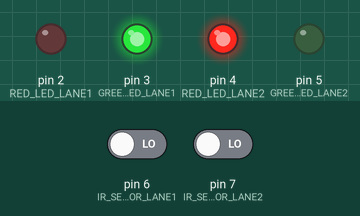
Recording of a sketch running on a simulated Arduino Uno, built with avr-gcc and run on an emulated ATmega328P. On the bench: output pins drawn as LEDs (lit = HIGH). Inputs (shaded band) come from the test bench; at power-on: pin 6 (IR_SENSOR_LANE1) LOW, pin 7 (IR_SENSOR_LANE2) LOW.

Above: at 30.1 s.
40.1 s: pin 6 (IR_SENSOR_LANE1) driven HIGH
50.1 s: pin 7 (IR_SENSOR_LANE2) driven HIGH
At 55.4 s:
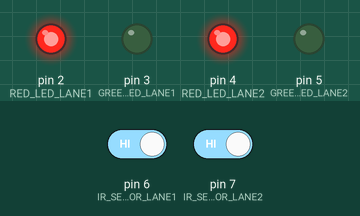
60.1 s: pin 7 (IR_SENSOR_LANE2) driven LOW
At 60.4 s:
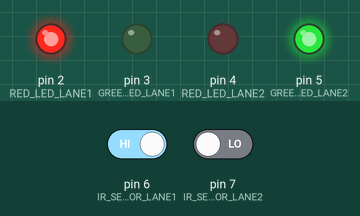
Timing chart, 0 to 63.1 s (numbered marks = the images above; inputs shaded):
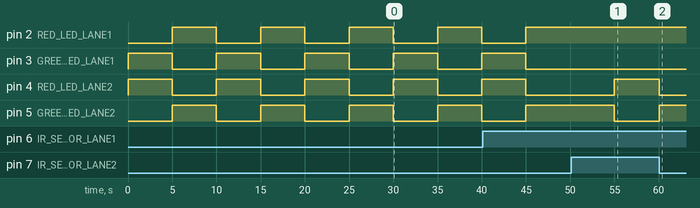

The sketch:

traffic_light.ino
```cpp
#define RED_LED_LANE1 2       // Red LED for Lane 1
#define GREEN_LED_LANE1 3     // Green LED for Lane 1
#define RED_LED_LANE2 4       // Red LED for Lane 2
#define GREEN_LED_LANE2 5     // Green LED for Lane 2

#define IR_SENSOR_LANE1 6     // IR Sensor for Lane 1
#define IR_SENSOR_LANE2 7     // IR Sensor for Lane 2

#define GREEN_TIME 5000       // Green light duration in ms (5 seconds)

void setup() {
  pinMode(RED_LED_LANE1, OUTPUT);
  pinMode(GREEN_LED_LANE1, OUTPUT);
  pinMode(RED_LED_LANE2, OUTPUT);
  pinMode(GREEN_LED_LANE2, OUTPUT);

  pinMode(IR_SENSOR_LANE1, INPUT);
  pinMode(IR_SENSOR_LANE2, INPUT);

  // Initially, all signals are red
  digitalWrite(RED_LED_LANE1, HIGH);
  digitalWrite(GREEN_LED_LANE1, LOW);
  digitalWrite(RED_LED_LANE2, HIGH);
  digitalWrite(GREEN_LED_LANE2, LOW);
}

void loop() {
  static bool lane1CycleActive = false;
  static bool lane2CycleActive = false;

  bool vehicleInLane1 = digitalRead(IR_SENSOR_LANE1) == LOW;  // Vehicle detected in Lane 1 if IR sensor reads LOW
  bool vehicleInLane2 = digitalRead(IR_SENSOR_LANE2) == LOW;  // Vehicle detected in Lane 2 if IR sensor reads LOW

  // Trigger traffic light cycle for Lane 1 if a vehicle is detected and no cycle is active
  if (vehicleInLane1 && !lane1CycleActive) {
    lane1CycleActive = true;
    setTrafficLightLane1();
    lane1CycleActive = false; // Reset cycle status after completion
  }

  // Trigger traffic light cycle for Lane 2 if a vehicle is detected and no cycle is active
  if (vehicleInLane2 && !lane2CycleActive) {
    lane2CycleActive = true;
    setTrafficLightLane2();
    lane2CycleActive = false; // Reset cycle status after completion
  }
}

void setTrafficLightLane1() {
  // Set Lane 1 to Green
  digitalWrite(RED_LED_LANE1, LOW);
  digitalWrite(GREEN_LED_LANE1, HIGH);
  delay(GREEN_TIME);          // Keep Lane 1 Green for specified time

  // Switch Lane 1 to Red
  digitalWrite(GREEN_LED_LANE1, LOW);
  digitalWrite(RED_LED_LANE1, HIGH);
}

void setTrafficLightLane2() {
  // Set Lane 2 to Green
  digitalWrite(RED_LED_LANE2, LOW);
  digitalWrite(GREEN_LED_LANE2, HIGH);
  delay(GREEN_TIME);          // Keep Lane 2 Green for specified time

  // Switch Lane 2 to Red
  digitalWrite(GREEN_LED_LANE2, LOW);
  digitalWrite(RED_LED_LANE2, HIGH);
}
```

Measured:
- after the input at 50.1 s, pin 4 (RED_LED_LANE2): LOW → HIGH after 4.9 s; pin 5 (GREEN_LED_LANE2): HIGH → LOW after 4.9 s
- after the input at 60.1 s, pin 4 (RED_LED_LANE2): HIGH → LOW at once; pin 5 (GREEN_LED_LANE2): LOW → HIGH at once
- by itself, pin 2 (RED_LED_LANE1), pin 3 (GREEN_LED_LANE1), pin 4 (RED_LED_LANE2), pin 5 (GREEN_LED_LANE2): alternates HIGH for 5.0 s and LOW for 5.0 s
